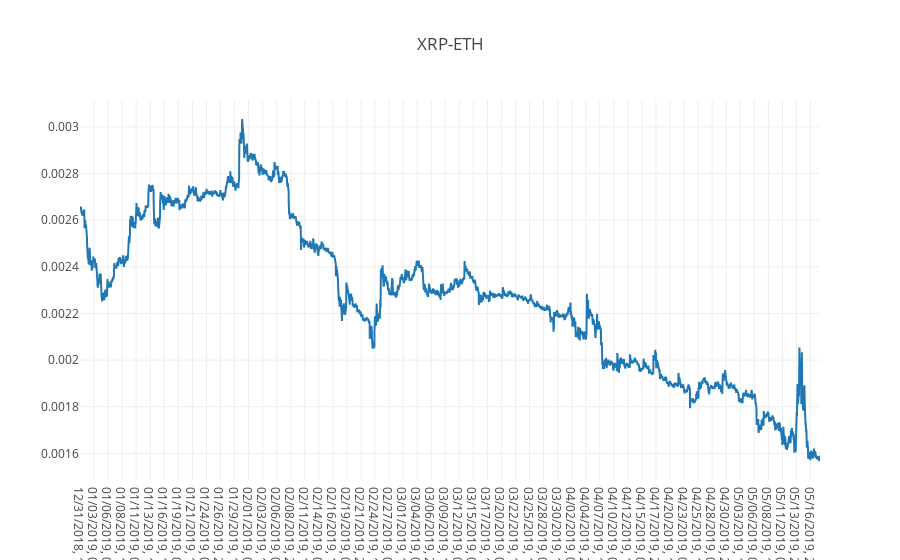

Source (notebook cell):
### Code cell
xrp_eth = go.Scatter(
    x = df['Open Time'],
    y = df['Avg'],
    name = 'XRP-ETH'
)

layout = go.Layout(
    title = 'XRP-ETH'
)

fig = go.Figure([xrp_eth], layout)
iplot(fig)

### Figure 1 — Plotly figure (JSON) as saved in the notebook; plotly's stock layout.template omitted (floating-point values rounded to 4 significant figures; data arrays with more than 128 entries replaced by an {"elided": "..."} marker saying what was removed)
{"data": [{"name": "XRP-ETH", "type": "scatter", "uid": "275e874b-95b2-4c8f-ba28-13fbe27068d4", "x": {"elided": "13170 str values"}, "y": {"elided": "13170 float values"}}], "layout": {"title": {"text": "XRP-ETH"}}}
